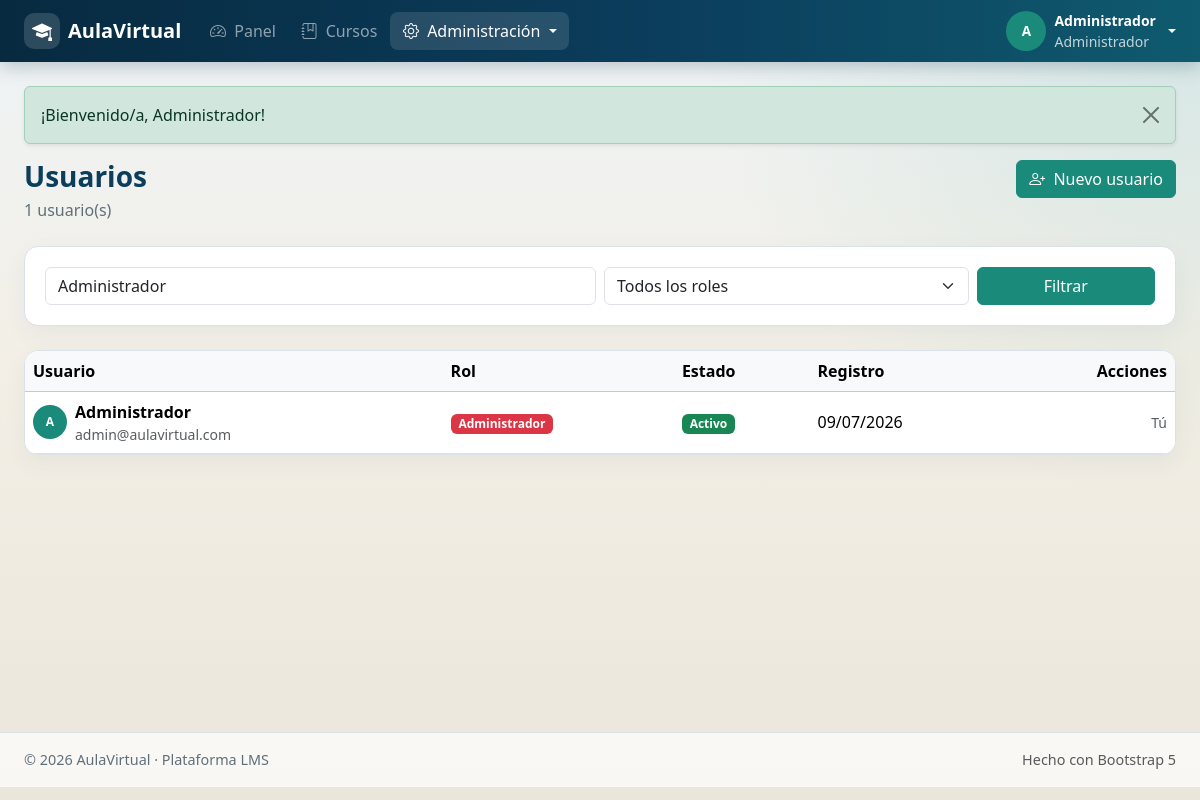
Screenshot of /admin/usuarios.php?buscar=Administrador (signed in) with the database file from the repository.
### tables this page shows
CREATE TABLE users (
    id INT AUTO_INCREMENT PRIMARY KEY,
    name VARCHAR(120) NOT NULL,
    email VARCHAR(150) NOT NULL UNIQUE,
    password VARCHAR(255) NOT NULL,
    role ENUM('admin','teacher','student') NOT NULL DEFAULT 'student',
    avatar VARCHAR(255) DEFAULT NULL,
    bio TEXT DEFAULT NULL,
    status TINYINT(1) NOT NULL DEFAULT 1,
    created_at TIMESTAMP DEFAULT CURRENT_TIMESTAMP
);

### config/base_datos.php (called while the page is built, shortened)
<?php
class BaseDatos
{
    private static ?PDO $instancia = null;
    public static function obtenerConexion(): PDO
    {
        if (self::$instancia === null) {
            $dsn = 'mysql:host=' . BD_HOST . ';dbname=' . BD_NOMBRE . ';charset=' . BD_CHARSET;
            self::$instancia = new PDO($dsn, BD_USUARIO, BD_CLAVE, [
                PDO::ATTR_ERRMODE => PDO::ERRMODE_EXCEPTION,
                PDO::ATTR_DEFAULT_FETCH_MODE => PDO::FETCH_ASSOC,
                PDO::ATTR_EMULATE_PREPARES => false,
            ]);
        }
        return self::$instancia;
    }
}
function bd(): PDO
{
    return BaseDatos::obtenerConexion();
}

### admin/usuarios.php (the view, shortened to what this page needs)
<?php
require_once __DIR__ . '/../includes/funciones.php';
$buscar = trim($_GET['buscar'] ?? '');
$sql = 'SELECT * FROM users WHERE 1=1';
$parametros = [];
if ($buscar !== '') {
    $sql .= ' AND (name LIKE ? OR email LIKE ?)';
    $like = '%' . $buscar . '%';
    $parametros[] = $like;
    $parametros[] = $like;
}
$sql .= ' ORDER BY created_at DESC';
$consulta = bd()->prepare($sql);
$consulta->execute($parametros);
$usuarios = $consulta->fetchAll();
require_once __DIR__ . '/../includes/encabezado.php';
?>
<div class="page-header">
    <div>
        <h1>Usuarios</h1>
        <p class="subtitle"><?= count($usuarios) ?> usuario(s)</p>
    </div>
    <button class="btn btn-primary" data-bs-toggle="modal" data-bs-target="#createUserModal">
        <i class="bi bi-person-plus me-1"></i> Nuevo usuario
    </button>
</div>
<div class="panel mb-4">
    <div class="panel-body">
        <form class="row g-2" method="get">
            <div class="col-md-6">
                <input type="text" name="buscar" class="form-control" value="<?= escapar($buscar) ?>" placeholder="Buscar por nombre o correo">
            </div>
            <div class="col-md-4">
                <select name="role" class="form-select">
                    <option value="">Todos los roles</option>
                </select>
            </div>
            <div class="col-md-2">
                <button class="btn btn-primary w-100" type="submit">Filtrar</button>
            </div>
        </form>
    </div>
</div>
<div class="panel">
    <div class="panel-body p-0">
        <div class="table-responsive">
            <table class="table table-hover mb-0">
                <thead class="table-light">
                    <tr>
                        <th>Usuario</th>
                        <th>Rol</th>
                        <th>Estado</th>
                        <th>Registro</th>
                        <th class="text-end">Acciones</th>
                    </tr>
                </thead>
                <tbody>
                    <?php foreach ($usuarios as $u): ?>
                    <tr>
                        <td>
                            <div class="d-flex align-items-center gap-2">
                                <span class="user-avatar" style="width:34px;height:34px;font-size:0.75rem;"><?= escapar(iniciales($u['name'])) ?></span>
                                <div>
                                    <strong><?= escapar($u['name']) ?></strong>
                                    <div class="small text-muted"><?= escapar($u['email']) ?></div>
                                </div>
                            </div>
                        </td>
                        <td>
                            <?php if ((int) $u['id'] === (int) usuario_actual()['id']): ?>
                                <?= insignia_rol($u['role']) ?>
                            <?php endif; ?>
                        </td>
                        <td>
                            <span class="badge <?= $u['status'] ? 'bg-success' : 'bg-secondary' ?>">
                                <?= $u['status'] ? 'Activo' : 'Inactivo' ?>
                            </span>
                        </td>
                        <td><?= formatear_fecha($u['created_at']) ?></td>
                        <td class="text-end">
                            <?php if ((int) $u['id'] !== (int) usuario_actual()['id']): ?>
                            <form method="post" class="d-inline">
                                <?= campo_csrf() ?>
                                <input type="hidden" name="accion" value="cambiar_estado">
                                <input type="hidden" name="id_usuario" value="<?= (int) $u['id'] ?>">
                                <button class="btn btn-sm btn-outline-secondary" type="submit"><?= $u['status'] ? 'Desactivar' : 'Activar' ?></button>
                            </form>
                            <form method="post" class="d-inline" onsubmit="return confirm('¿Eliminar usuario?');">
                                <?= campo_csrf() ?>
                                <input type="hidden" name="accion" value="eliminar_usuario">
                                <input type="hidden" name="id_usuario" value="<?= (int) $u['id'] ?>">
                                <button class="btn btn-sm btn-outline-danger" type="submit"><i class="bi bi-trash"></i></button>
                            </form>
                            <?php else: ?>
                                <span class="text-muted small">Tú</span>
                            <?php endif; ?>
                        </td>
                    </tr>
                    <?php endforeach; ?>
                </tbody>
            </table>
        </div>
    </div>
</div>
<?php require_once __DIR__ . '/../includes/pie.php'; ?>

### includes/encabezado.php (shortened to what this page needs)
<?php
require_once __DIR__ . '/funciones.php';
$usuario = usuario_actual();
$mensaje = obtener_mensaje();
$paginaActual = basename($_SERVER['PHP_SELF']);
?>
<!DOCTYPE html>
<html lang="es">
<head>
    <link href="https://cdn.jsdelivr.net/npm/bootstrap@5.3.3/dist/css/bootstrap.min.css" rel="stylesheet">
    <link href="https://cdn.jsdelivr.net/npm/bootstrap-icons@1.11.3/font/bootstrap-icons.min.css" rel="stylesheet">
    <link href="<?= URL_APP ?>/assets/css/style.css" rel="stylesheet">
</head>
<body class="<?= $usuario ? 'app-body' : 'auth-body' ?>">
<?php if ($usuario): ?>
<nav class="navbar navbar-expand-lg navbar-dark app-navbar sticky-top">
    <div class="container-fluid px-3 px-lg-4">
        <a class="navbar-brand d-flex align-items-center gap-2" href="<?= URL_PANEL ?>">
            <span class="brand-mark"><i class="bi bi-mortarboard-fill"></i></span>
            <span class="fw-semibold"><?= escapar(NOMBRE_APP) ?></span>
        </a>
        <div class="collapse navbar-collapse" id="navPrincipal">
            <ul class="navbar-nav me-auto mb-2 mb-lg-0">
                <li class="nav-item">
                    <a class="nav-link <?= $paginaActual === 'panel.php' ? 'active' : '' ?>" href="<?= URL_PANEL ?>">
                        <i class="bi bi-speedometer2 me-1"></i> Panel
                    </a>
                </li>
                <li class="nav-item">
                    <a class="nav-link <?= in_array($paginaActual, ['cursos.php','curso.php','leccion.php'], true) ? 'active' : '' ?>" href="<?= URL_CURSOS ?>">
                        <i class="bi bi-journal-bookmark me-1"></i> Cursos
                    </a>
                </li>
                <?php if ($usuario['role'] === 'admin'): ?>
                <li class="nav-item dropdown">
                    <a class="nav-link dropdown-toggle <?= in_array($paginaActual, ['usuarios.php','categorias.php'], true) ? 'active' : '' ?>" href="#" data-bs-toggle="dropdown">
                        <i class="bi bi-gear me-1"></i> Administración
                    </a>
                </li>
                <?php endif; ?>
            </ul>
            <div class="d-flex align-items-center gap-3">
                <div class="dropdown">
                    <a class="d-flex align-items-center gap-2 text-decoration-none text-white dropdown-toggle" href="#" data-bs-toggle="dropdown">
                        <span class="user-avatar"><?= escapar(iniciales($usuario['name'])) ?></span>
                        <span class="d-none d-md-inline small">
                            <strong><?= escapar($usuario['name']) ?></strong><br>
                            <span class="opacity-75"><?= escapar(etiqueta_rol($usuario['role'])) ?></span>
                        </span>
                    </a>
                </div>
            </div>
        </div>
    </div>
</nav>
<?php endif; ?>
<main class="<?= $usuario ? 'app-main' : '' ?>">
    <div class="<?= $usuario ? 'container-fluid px-3 px-lg-4 py-4' : '' ?>">
        <?php if ($mensaje): ?>
        <div class="alert alert-<?= escapar($mensaje['tipo']) ?> alert-dismissible fade show shadow-sm" role="alert">
            <?= escapar($mensaje['mensaje']) ?>
            <button type="button" class="btn-close" data-bs-dismiss="alert"></button>
        </div>
        <?php endif; ?>

### includes/funciones.php (shortened to what this page needs)
<?php
require_once __DIR__ . '/../config/base_datos.php';
function escapar(?string $valor): string
{
    return htmlspecialchars($valor ?? '', ENT_QUOTES, 'UTF-8');
}
function obtener_mensaje(): ?array
{
    $mensaje = $_SESSION['mensaje'];
    return $mensaje;
}
function usuario_actual(): ?array
{
    return $_SESSION['usuario'] ?? null;
}
function etiqueta_rol(string $rol): string
{
    return match ($rol) {
        'admin' => 'Administrador',
        'teacher' => 'Docente',
        'student' => 'Estudiante',
        default => $rol,
    };
}
function insignia_rol(string $rol): string
{
    $clase = match ($rol) {
        'admin' => 'bg-danger',
        'teacher' => 'bg-primary',
        'student' => 'bg-success',
        default => 'bg-secondary',
    };
    return '<span class="badge ' . $clase . '">' . escapar(etiqueta_rol($rol)) . '</span>';
}
function formatear_fecha(?string $fechaHora, bool $conHora = false): string
{
    $marca = strtotime($fechaHora);
    return $conHora ? date('d/m/Y H:i', $marca) : date('d/m/Y', $marca);
}
function iniciales(string $nombre): string
{
    $partes = preg_split('/\s+/', trim($nombre));
    $letras = '';
    foreach (array_slice($partes, 0, 2) as $parte) {
        $letras .= mb_strtoupper(mb_substr($parte, 0, 1));
    }
    return $letras ?: '?';
}

### assets/css/style.css (style rules this page uses)
:root { --av-navy: #0b3d5c; --av-navy-dark: #072a40; --av-teal: #1a8a7a; --av-teal-light: #e6f5f2; --av-sand: #f3efe6; --av-ink: #1c2a33; --av-muted: #5f6f7a; --av-border: #d9e2e8; --av-card: #ffffff; --av-radius: 14px; }
* { box-sizing: border-box; }
body { font-family: "Segoe UI", "Trebuchet MS", Candara, sans-serif; color: var(--av-ink); background: var(--av-sand); min-height: 100vh; }
.app-body { background: radial-gradient(circle at top right, rgba(26, 138, 122, 0.12), transparent 35%), linear-gradient(180deg, #eef4f7 0%, var(--av-sand) 45%, #ebe6db 100%); }
.app-navbar { background: linear-gradient(90deg, var(--av-navy-dark), var(--av-navy) 55%, #0f5a6e); box-shadow: 0 4px 18px rgba(7, 42, 64, 0.25); }
.brand-mark { width: 36px; height: 36px; border-radius: 10px; background: rgba(255, 255, 255, 0.15); display: inline-flex; align-items: center; justify-content: center; }
.navbar .nav-link { border-radius: 8px; padding: 0.45rem 0.8rem !important; }
.navbar .nav-link.active, .navbar .nav-link:hover { background: rgba(255, 255, 255, 0.12); }
.user-avatar { width: 40px; height: 40px; border-radius: 50%; background: var(--av-teal); color: #fff; display: inline-flex; align-items: center; justify-content: center; font-weight: 700; font-size: 0.85rem; }
.app-main { min-height: calc(100vh - 130px); }
.page-header { display: flex; flex-wrap: wrap; justify-content: space-between; align-items: flex-start; gap: 1rem; margin-bottom: 1.5rem; }
.page-header h1 { font-size: 1.75rem; font-weight: 700; margin: 0; color: var(--av-navy); }
.page-header .subtitle { color: var(--av-muted); margin: 0.25rem 0 0; }
.panel { background: var(--av-card); border: 1px solid var(--av-border); border-radius: var(--av-radius); box-shadow: 0 8px 24px rgba(11, 61, 92, 0.05); overflow: hidden; }
.panel-body { padding: 1.25rem; }
.btn-primary { --bs-btn-bg: var(--av-teal); --bs-btn-border-color: var(--av-teal); --bs-btn-hover-bg: #157567; --bs-btn-hover-border-color: #157567; --bs-btn-active-bg: #12685c; --bs-btn-active-border-color: #12685c; }
.table > :not(caption) > * > * { vertical-align: middle; }

### rows the page displays
users: name "A", name "Administrador", role "Administrador", email "admin@aulavirtual.com", status "Activo", created_at "09/07/2026", shows "Tú"

### other values shown
escapar(NOMBRE_APP) "AulaVirtual"
escapar($mensaje['mensaje']) "¡Bienvenido/a, Administrador!"
count($usuarios) "1"
